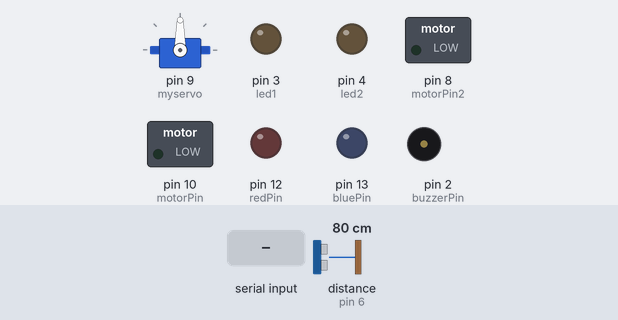
Simulated run of this sketch. Board: Arduino Uno, built with avr-gcc and run on an emulated ATmega328P. Parts: servo, switched loads named in the sketch (green lamp = pin HIGH), output pins drawn as LEDs (lit = HIGH), buzzer (waves = sounding, pin HIGH). Wiring (inferred from the names in the program): ultrasonic range finder: trigger pin 7; echo pin 6. The test bench sets the inputs (shaded band); at power-on: distance to the obstacle (sensor on pin 6) 80 cm. The echo pulse lasts 58.3 µs per cm; pins used as bus, display or sensor lines are not drawn.

Above: at 1.2 s.
1.3 s: distance to the obstacle (sensor on pin 6) set to 12 cm
2.8 s: distance to the obstacle (sensor on pin 6) set to 9 cm
At 3.2 s:
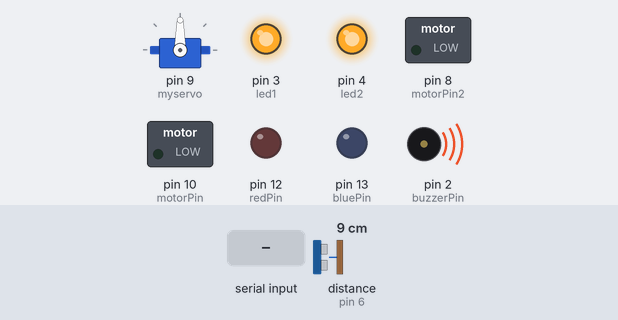
4.3 s: "b" received over Serial
At 5.5 s:
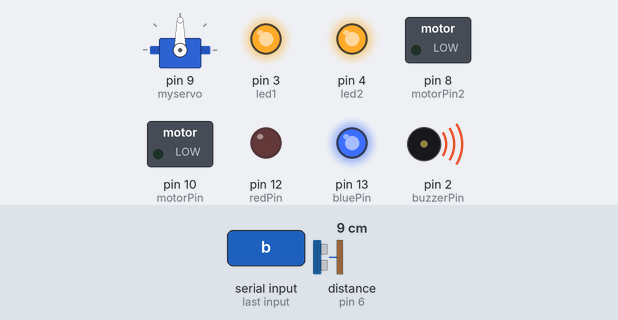
5.8 s: byte 111 ('o') received over Serial
At 6.7 s:
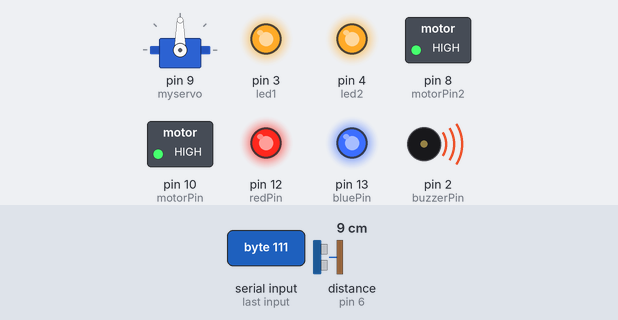
7.3 s: "l" received over Serial
At 7.8 s:
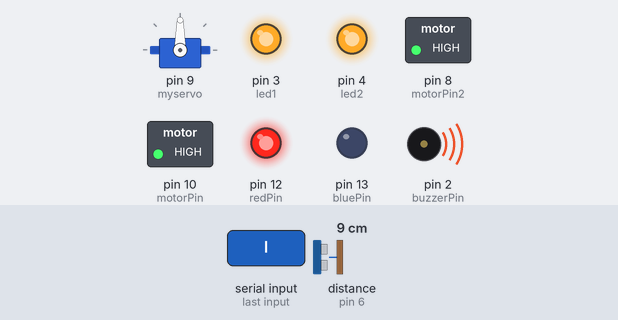
8.8 s: "e" received over Serial
At 10.2 s:
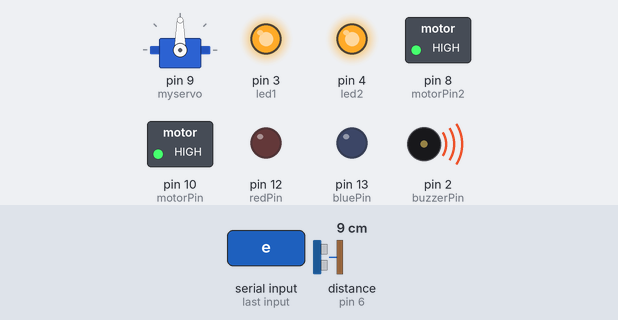
Timing chart, 0 to 11.3 s (numbered marks = the images above; inputs shaded):
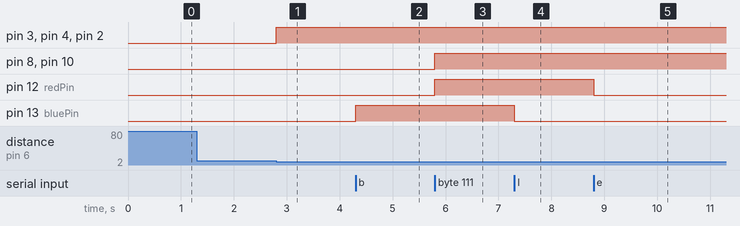

Measured:
- the behaviour switches between 11 and 10 cm on distance to the obstacle (sensor on pin 6) (found by bisection; images 0 and 1)
- after the input at 1.3 s, every drawn part: stays the same
- after the input at 2.8 s, pin 3 (led1), pin 4 (led2), pin 2 (buzzerPin): LOW → HIGH at once
- after the input at 4.3 s, pin 13 (bluePin): LOW → HIGH at once
- after the input at 5.8 s, pin 8 (motorPin2), pin 10 (motorPin), pin 12 (redPin): LOW → HIGH at once
- after the input at 7.3 s, pin 13 (bluePin): HIGH → LOW at once
- after the input at 8.8 s, pin 12 (redPin): HIGH → LOW at once

The sketch:

Final_Project_Code.ino
```cpp
#include<Servo.h>
Servo myservo;
int bluePin = 13;
int redPin = 12;
int led1 = 3;
int led2 = 4;
int buzzerPin = 2;
int motorPin = 10;
int motorPin2 = 8;
int trigPin2 = 7;
int echoPin2 = 6;
int i;
char data;
float duration2;
float distance2;

void setup(){
  pinMode(led1,OUTPUT);
  pinMode(led2,OUTPUT);
  pinMode(bluePin,OUTPUT);
  pinMode(redPin,OUTPUT);
  pinMode(buzzerPin,OUTPUT);
  pinMode(motorPin,OUTPUT);
  pinMode(motorPin2,OUTPUT);
  pinMode(trigPin2,OUTPUT);
  pinMode(echoPin2,INPUT);
  myservo.attach(9);
  Serial.begin(9600);
}

void loop(){

  /*digitalWrite(trigPin1,LOW);
  delay(2);


  digitalWrite(trigPin1,HIGH);
  delayMicroseconds(10);

  digitalWrite(trigPin1,LOW);


  duration1 = pulseIn(echoPin1,HIGH);


  distance1 = (duration1 * 0.0343) / 2.0;


  Serial.print("distance1 = ");
  Serial.print(distance1);
  Serial.println(" cm");
  delay(100);


  if(distance1<=5){
    myservo.write(90);
  }
  else{
    myservo.write(0);
  }*/


  digitalWrite(trigPin2,LOW);
  delay(2);

  digitalWrite(trigPin2,HIGH);
  delayMicroseconds(10);

  digitalWrite(trigPin2,LOW);

  duration2 = pulseIn(echoPin2,HIGH);

  distance2 = (duration2 * 0.0343) / 2.0;


  /*Serial.print("distance2 = ");
  Serial.print(distance2);
  Serial.println(" cm");
  delay(100);*/

  if(distance2<=10){
    digitalWrite(buzzerPin,HIGH);
    digitalWrite(led1,HIGH);
    digitalWrite(led2,HIGH);
  }
  else{
    digitalWrite(buzzerPin,LOW);
    digitalWrite(led1,LOW);
    digitalWrite(led2,LOW);
  }


  if(Serial.available()>0){
    data = Serial.read();
    if(data=='b'){
      digitalWrite(bluePin,HIGH);
    }
    else if(data=='l'){
      digitalWrite(bluePin,LOW);
    }
    else if(data=='r'){
      digitalWrite(redPin,HIGH);
    }
    else if(data=='e'){
      digitalWrite(redPin,LOW);
    }
    else if(data=='m'){
      digitalWrite(motorPin,HIGH);
    }
    else if(data=='t'){
      digitalWrite(motorPin,LOW);
    }
    else if(data=='a'){
      digitalWrite(motorPin2,HIGH);
    }
    else if(data=='c'){
      digitalWrite(motorPin2,LOW);
    }
    else if(data=='s'){
      for(i=0;i<=90;i=i+5){
         myservo.write(i);
         delayMicroseconds(40);
      }
    }
    else if(data=='v'){
      myservo.write(0);
    }
    else if(data=='o'){
      digitalWrite(bluePin,HIGH);
      digitalWrite(redPin,HIGH);
      digitalWrite(motorPin,HIGH);
      digitalWrite(motorPin2,HIGH);
    }
    else if(data=='f'){
      digitalWrite(bluePin,LOW);
      digitalWrite(redPin,LOW);
      digitalWrite(motorPin,LOW);
      digitalWrite(motorPin2,LOW);
    }
  }
}
```
